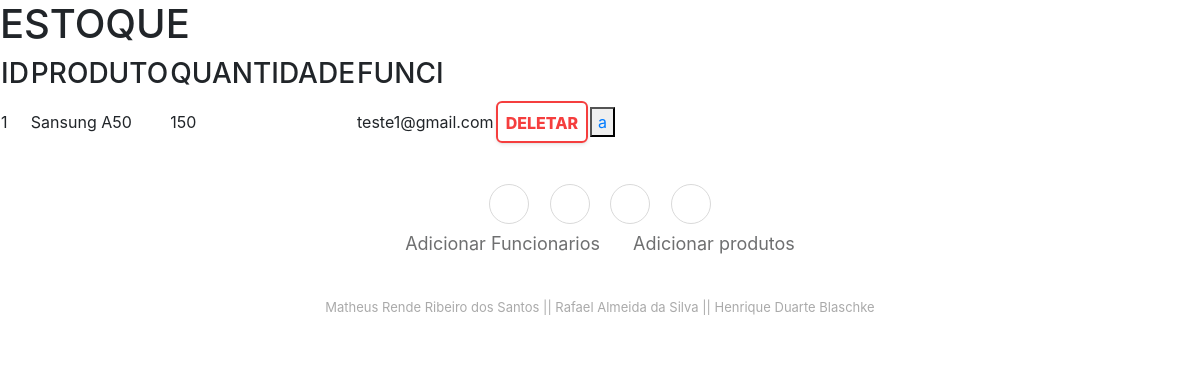
The app's page /, older data.
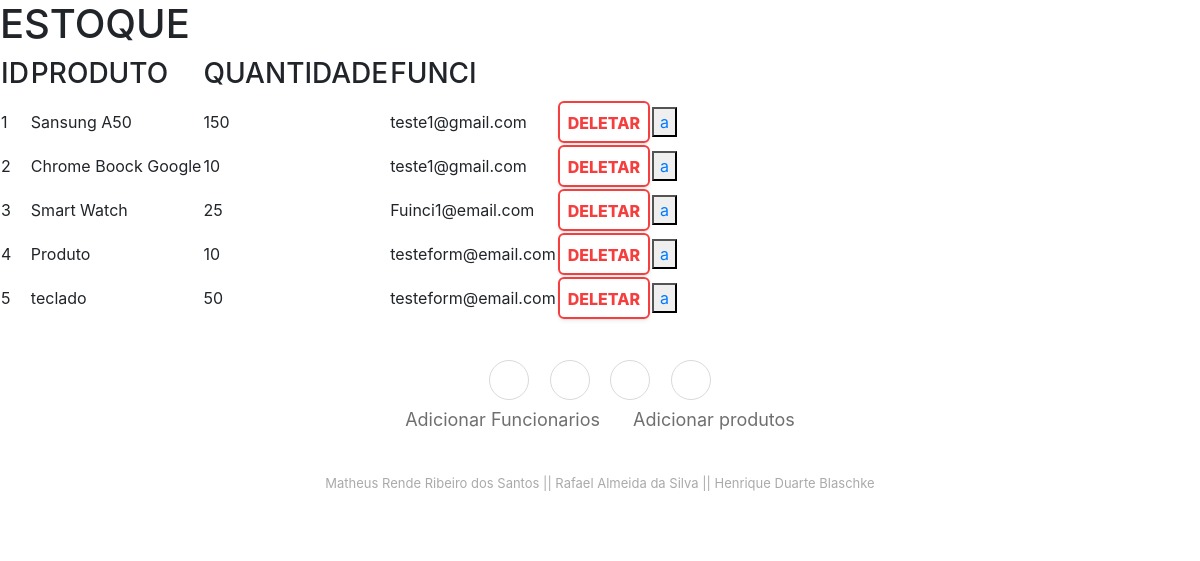
The same page, newer data.
### gestao/models.py (models this page shows, shortened)
class estoque(models.Model):
    idSto= models.AutoField(primary_key=True)
    proNome= models.CharField(max_length=150,default='')
    quanEsto= models.PositiveIntegerField(default=0)
    funci = models.ForeignKey(Funci, on_delete=models.CASCADE,null=True)

class Funci(models.Model):
    nome= models.CharField(max_length=100)
    email= models.EmailField(max_length=100,primary_key=True,unique=True)
    gerente= models.BooleanField(default=False,null=False)
    def __str__(self):
        return self.email

### gestao/views.py (the view)
# urls.py: path('',crud)
def crud(request):#Mostra todos os Produtos
    listaEstoque= estoque.objects.all()#mostra todo o estoque
    context={'request':request,'listaEstoque' : listaEstoque }
    return render(request,'CRUD.html',context)

### gestao/templates/CRUD.html (shortened to what this page needs)
<!DOCTYPE html>
<html>
    <head>
        <link rel="stylesheet" href="Style.css/">
        <link rel="stylesheet" href="https://cdnjs.cloudflare.com/ajax/libs/twitter-bootstrap/4.1.3/css/bootstrap.min.css">
        <link rel="stylesheet" href="https://cdnjs.cloudflare.com/ajax/libs/ionicons/2.0.1/css/ionicons.min.css">
        <link rel="stylesheet" href="assets/css/style.css">
    </head>
    <body>
        <h1>ESTOQUE</h1>
        <table>
            <tr>
              <th><h3>ID</h3></th>
              <th><h3>PRODUTO</h3></th>
              <th><h3>QUANTIDADE</h3></th>
              <th><h3>FUNCI</h3></th>
            </tr>
            <tr>{%for a in listaEstoque%}{% csrf_token %}
              <td>{{a.idSto}}</td>
              <td>{{a.proNome}}</td>
              <td>{{a.quanEsto}}</td>
              <td>{{a.funci}}</td>
              <td><button class="botao_delete">DELETAR</button></td>
              <td><button><a href="update/{{a.idSto}}">a</a></button></td>
            </tr>
            {%endfor%}
          </table>
          <div class="footer-basic">
            <footer>
                <div class="social">
                  <a href="#"></a>
                  <a href="#"></a>
                  <a href="#"></a>
                  <a href="#"></a>
                  <ul class="list-inline">
                <li class="list-inline-item"><a href="Adcionar_Funcionario/">Adicionar Funcionarios</a></li>
                <li class="list-inline-item"><a href="Adcionar_Estoque/">Adicionar produtos</a></li>
            </ul>
                </div>
                <p class="copyright">Matheus Rende Ribeiro dos Santos || Rafael Almeida da Silva || Henrique Duarte Blaschke
                </div></p>
    </body>
</html>

### gestao/templates/Style.css (style rules this page uses)
.botao_delete { display: inline-block; outline: 0; cursor: pointer; border-radius: 6px; border: 2px solid #F53E3E; color: #F53E3E; background: 0 0; padding: 8px; box-shadow: rgba(0, 0, 0, 0.07) 0px 2px 4px 0px, rgba(0, 0, 0, 0.05) 0px 1px 1.5px 0px; font-weight: 800; font-size: 16px; height: 42px; }
.footer-basic { padding:40px 0; background-color:#ffffff; color:#4b4c4d; }
.footer-basic ul { padding:0; list-style:none; text-align:center; font-size:18px; line-height:1.6; margin-bottom:0; }
.footer-basic li { padding:0 10px; }
.footer-basic ul a { color:inherit; text-decoration:none; opacity:0.8; }
.footer-basic .social { text-align:center; padding-bottom:25px; }
.footer-basic .social > a { font-size:24px; width:40px; height:40px; line-height:40px; display:inline-block; text-align:center; border-radius:50%; border:1px solid #ccc; margin:0 8px; color:inherit; opacity:0.75; }
.footer-basic .copyright { margin-top:15px; text-align:center; font-size:13px; color:#aaa; margin-bottom:0; }

### gestao/templates/CRUD.html (style rules this page uses)
.botao_delete { display: inline-block; outline: 0; cursor: pointer; border-radius: 6px; border: 2px solid #F53E3E; color: #F53E3E; background: 0 0; padding: 8px; box-shadow: rgba(0, 0, 0, 0.07) 0px 2px 4px 0px, rgba(0, 0, 0, 0.05) 0px 1px 1.5px 0px; font-weight: 800; font-size: 16px; height: 42px; }
.footer-basic { padding:40px 0; background-color:#ffffff; color:#4b4c4d; }
.footer-basic ul { padding:0; list-style:none; text-align:center; font-size:18px; line-height:1.6; margin-bottom:0; }
.footer-basic li { padding:0 10px; }
.footer-basic ul a { color:inherit; text-decoration:none; opacity:0.8; }
.footer-basic .social { text-align:center; padding-bottom:25px; }
.footer-basic .social > a { font-size:24px; width:40px; height:40px; line-height:40px; display:inline-block; text-align:center; border-radius:50%; border:1px solid #ccc; margin:0 8px; color:inherit; opacity:0.75; }
.footer-basic .copyright { margin-top:15px; text-align:center; font-size:13px; color:#aaa; margin-bottom:0; }

Row changes from the older to the newer data that the page shows:
added estoque: idSto "2", proNome "Chrome Boock Google", quanEsto "10", funci "teste1@gmail.com"
added estoque: idSto "3", proNome "Smart Watch", quanEsto "25", funci "Fuinci1@email.com"
added estoque: idSto "4", proNome "Produto", quanEsto "10", funci "testeform@email.com"
added estoque: idSto "5", proNome "teclado", quanEsto "50", funci "testeform@email.com"
